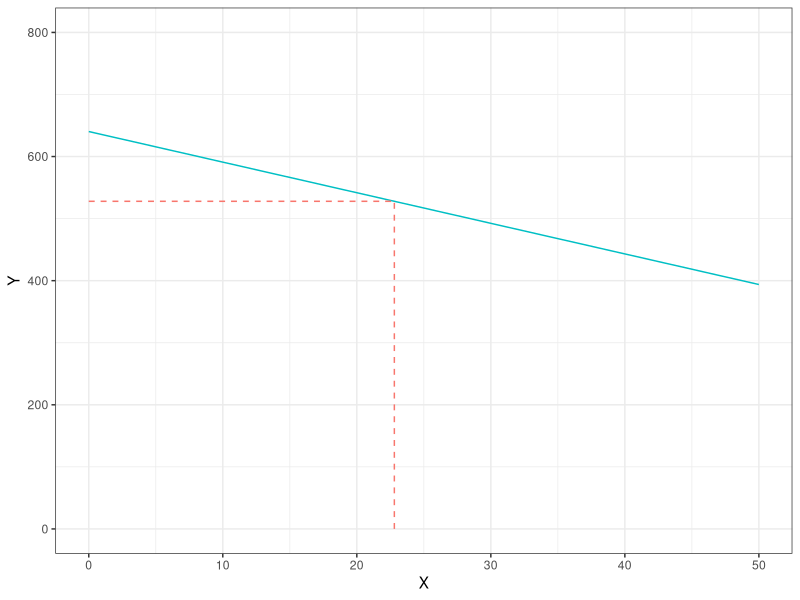

Generate this figure with R:
# Script to make a figure for Workshop 7

rm(list = ls())
gc()

library(ggplot2)
library(tidyr)

data <- data.frame("CS" = seq.int(0, 50))
data$Score <- 640.3 - data$CS * 4.93

data %>% ggplot() + 
  geom_line(aes(x = CS, y = Score, col = "ols")) + 
  geom_line(aes(x = x, y = y, col = "mean"), 
            data = data.frame(x = c(22.8, 22.8),
                              y = c(0, 527.89)),
            linetype = "dashed") +
  geom_line(aes(x = x, y = y, col = "mean"), 
            data = data.frame(x = c(0, 22.8),
                              y = c(527.89, 527.89)),
            linetype = "dashed") +
  theme_bw() + 
  labs(x = "X", y = "Y") + 
  ylim(c(0, 800)) +
  theme(legend.position = "null")
